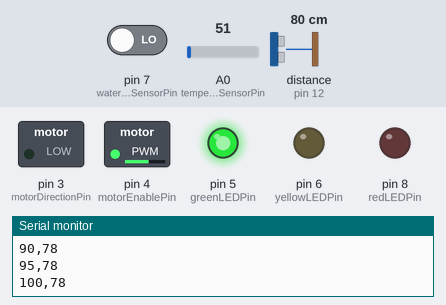
The program below on a simulated Arduino Mega 2560, built with avr-gcc and run on an emulated ATmega2560. Shown: switched loads named in the program (green lamp = pin HIGH), output pins drawn as LEDs (lit = HIGH), the last lines printed to the serial monitor. Wiring (inferred from the names in the program): ultrasonic range finder: trigger pin 11; echo pin 12. Inputs (shaded band) come from the test bench; at power-on: distance to the obstacle (sensor on pin 12) 80 cm, pin 7 (waterLevelSensorPin) LOW, A0 (temperatureSensorPin) = 51. The echo pulse lasts 58.3 µs per cm; pins used as bus, display or sensor lines are not drawn.

Above: at 6.2 s.
6.3 s: distance to the obstacle (sensor on pin 12) set to 23 cm
7.8 s: distance to the obstacle (sensor on pin 12) set to 18 cm
15.1 s: distance to the obstacle (sensor on pin 12) set to 35 cm
At 16.3 s:
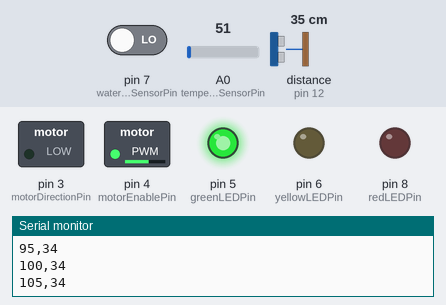
16.6 s: distance to the obstacle (sensor on pin 12) set to 2 cm
At 17.8 s:
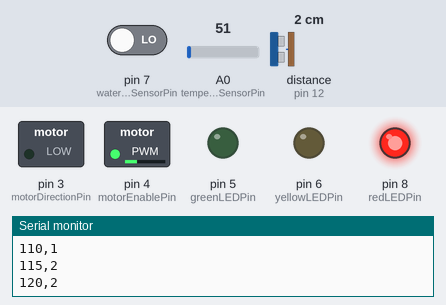
18.1 s: pin 7 (waterLevelSensorPin) driven HIGH
At 25.2 s:
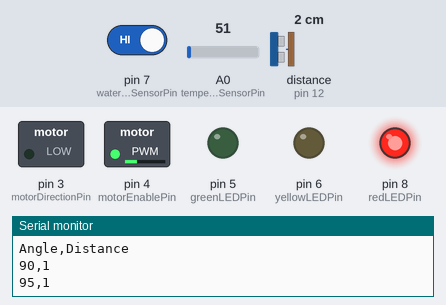
Timing chart, 0 to 26.4 s (numbered marks = the images above; inputs shaded):
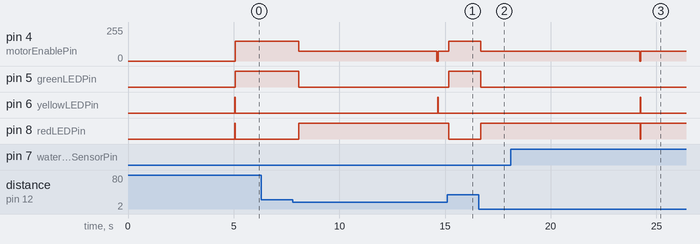

The program:

main.cpp
```cpp
#include <Arduino.h>
#include <SPI.h>

const int trigPin = 11;
const int echoPin = 12;
const int motorEnablePin = 4;
const int motorDirectionPin = 3;
const int temperatureSensorPin = A0;
const int waterLevelSensorPin = 7;
const int greenLEDPin = 5;
const int yellowLEDPin = 6;
const int redLEDPin = 8;

const int initialAngle = 90;
const int angleStep = 5;
const int maxAngle = 180;

int unsuccessfulAttempts = 0;
int count = 0;

void setup() {
  Serial.begin(9600);
  pinMode(trigPin, OUTPUT);
  pinMode(echoPin, INPUT);
  pinMode(motorEnablePin, OUTPUT);
  pinMode(motorDirectionPin, OUTPUT);
  pinMode(temperatureSensorPin, INPUT);
  pinMode(waterLevelSensorPin, INPUT);
  pinMode(greenLEDPin, OUTPUT);
  pinMode(yellowLEDPin, OUTPUT);
  pinMode(redLEDPin, OUTPUT);
  Serial.println("System startup...");
  while (count < 5) {
    Serial.println("Show Key");
    delay(1000);
    count++;
  }
}

int getDistance(int trigPin, int echoPin) {
  digitalWrite(trigPin, LOW);
  delayMicroseconds(2);
  digitalWrite(trigPin, HIGH);
  delayMicroseconds(10);
  digitalWrite(trigPin, LOW);

  return pulseIn(echoPin, HIGH) * 0.034 / 2;
}

float readTemperature() {
  int sensorValue = analogRead(temperatureSensorPin);
  float temperature = (sensorValue * 0.48876);
  return temperature;
}

int readWaterLevel() {
  return digitalRead(waterLevelSensorPin);
}

void unlockSystem() {
  Serial.println("System unlocked!");
}

void updateLEDs(bool systemLocked) {
  digitalWrite(greenLEDPin, systemLocked ? HIGH : LOW);
  digitalWrite(yellowLEDPin, HIGH);
  float temperature = readTemperature();
  int waterLevel = readWaterLevel();
  digitalWrite(redLEDPin, (temperature > 40.0 || waterLevel == LOW) ? HIGH : LOW);
}

void loop() {
  bool isRFIDCardPresent = true;

  if (isRFIDCardPresent) {
    Serial.println("RFID Card detected. System unlocked!");
    unlockSystem();
    unsuccessfulAttempts = 0;
  } else {
    Serial.println("Place RFID Card to unlock the system.");
    delay(500);
    unsuccessfulAttempts++;
  }

  float temperature = readTemperature();
  int waterLevel = readWaterLevel();

  Serial.print("Temperature: ");
  Serial.print(temperature);
  Serial.println(" °F");

  Serial.print("Water Level: ");
  Serial.println((waterLevel == LOW) ? "Water detected" : "No water");

  updateLEDs(!isRFIDCardPresent);

  Serial.println("Angle,Distance");
  for (int angle = initialAngle; angle <= maxAngle; angle += angleStep) {
    int distance = getDistance(trigPin, echoPin);
    Serial.print(angle);
    Serial.print(",");
    Serial.println(distance);

    if (distance < 10) {
      digitalWrite(motorEnablePin, LOW);
      digitalWrite(redLEDPin, HIGH);
      digitalWrite(yellowLEDPin, LOW);
      digitalWrite(greenLEDPin, LOW);
    }
    if (distance < 20) {
      digitalWrite(motorEnablePin, HIGH);
      analogWrite(motorEnablePin, 75);
      digitalWrite(redLEDPin, HIGH);
      digitalWrite(yellowLEDPin, LOW);
      digitalWrite(greenLEDPin, LOW);
    }
     else {
      analogWrite(motorEnablePin, 150);
      digitalWrite(redLEDPin, LOW);
      digitalWrite(yellowLEDPin, LOW);
      digitalWrite(greenLEDPin, HIGH);
    }

    delay(500);
  }
  digitalWrite(motorEnablePin, LOW);
}
```

Measured:
- after the input at 15.1 s, pin 4 (motorEnablePin): 75/255 → 150/255 after 0.09 s; pin 5 (greenLEDPin): LOW → HIGH after 0.09 s; pin 8 (redLEDPin): HIGH → LOW after 0.09 s
- after the input at 16.6 s, pin 4 (motorEnablePin): 150/255 → 75/255 after 0.09 s; pin 5 (greenLEDPin): HIGH → LOW after 0.09 s; pin 8 (redLEDPin): LOW → HIGH after 0.09 s
- after the input at 18.1 s, pin 8 (redLEDPin): HIGH → LOW after 6.1 s, → HIGH 0.02 s later
